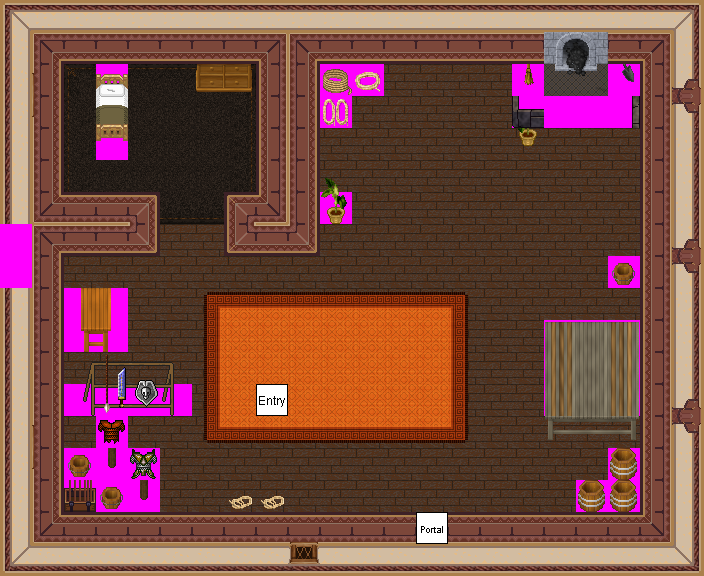

This is a level from a 2D game, rendered from its Tiled map with the project's own tilesets. A one-line summary and the map file follow, with tile-layer data summarised:
An orthogonal 22x18 tile map with 32x32 px tiles, 7 tile layers (Ground, Objects, Above, Walkable, ...), 31 tilesets.

<map version="1.0" orientation="orthogonal" width="22" height="18" tilewidth="32" tileheight="32">
 <tileset firstgid="1" name="building_decoration_fireplace_2" tilewidth="32" tileheight="32">
  <image source="../drawable/building_decoration_fireplace_2.png" width="96" height="96" />
 </tileset>
 <tileset firstgid="10" name="furniture_table_grey_fancy" tilewidth="32" tileheight="32">
  <image source="../drawable/furniture_table_grey_fancy.png" width="96" height="96" />
 </tileset>
 <tileset firstgid="19" name="furniture_table_grey_plain" tilewidth="32" tileheight="32">
  <image source="../drawable/furniture_table_grey_plain.png" width="96" height="96" />
 </tileset>
 <tileset firstgid="28" name="furniture_other_stick" tilewidth="32" tileheight="32">
  <image source="../drawable/furniture_other_stick.png" width="32" height="64" />
 </tileset>
 <tileset firstgid="30" name="item_armor_armor" tilewidth="32" tileheight="32">
  <image source="../drawable/item_armor_armor.png" width="128" height="32" />
 </tileset>
 <tileset firstgid="34" name="logic_portal" tilewidth="32" tileheight="32">
  <image source="../drawable/logic_portal.png" width="256" height="96" />
 </tileset>
 <tileset firstgid="58" name="building_wall_int_wall_dark_red" tilewidth="32" tileheight="32">
  <image source="../drawable/building_wall_int_wall_dark_red.png" width="128" height="128" />
 </tileset>
 <tileset firstgid="74" name="building_wall_int_wall_dark_red_corners" tilewidth="32" tileheight="32">
  <image source="../drawable/building_wall_int_wall_dark_red_corners.png" width="128" height="128" />
 </tileset>
 <tileset firstgid="90" name="building_entrance_dark_red_ns" tilewidth="32" tileheight="32">
  <image source="../drawable/building_entrance_dark_red_ns.png" width="96" height="128" />
 </tileset>
 <tileset firstgid="102" name="building_window_int_windows_dark_red" tilewidth="32" tileheight="32">
  <image source="../drawable/building_window_int_windows_dark_red.png" width="128" height="128" />
 </tileset>
 <tileset firstgid="118" name="item_tools" tilewidth="32" tileheight="32">
  <image source="../drawable/item_tools.png" width="96" height="96" />
 </tileset>
 <tileset firstgid="127" name="item_armor_weapons_for_walls" tilewidth="32" tileheight="32">
  <image source="../drawable/item_armor_weapons_for_walls.png" width="128" height="128" />
 </tileset>
 <tileset firstgid="143" name="furniture_table_table_copper" tilewidth="32" tileheight="32">
  <image source="../drawable/furniture_table_table_copper.png" width="96" height="160" />
 </tileset>
 <tileset firstgid="158" name="item_ropes" tilewidth="32" tileheight="32">
  <image source="../drawable/item_ropes.png" width="64" height="64" />
 </tileset>
 <tileset firstgid="162" name="ground_indoor_floor_tiles" tilewidth="32" tileheight="32">
  <image source="../drawable/ground_indoor_floor_tiles.png" width="96" height="96" />
 </tileset>
 <tileset firstgid="171" name="item_pot_barrel" tilewidth="32" tileheight="32">
  <image source="../drawable/item_pot_barrel.png" width="32" height="64" />
 </tileset>
 <tileset firstgid="173" name="building_wall_int_wall_dark_red_corners_2" tilewidth="32" tileheight="32">
  <image source="../drawable/building_wall_int_wall_dark_red_corners_2.png" width="64" height="128" />
 </tileset>
 <tileset firstgid="181" name="furniture_shelve_small_shelf" tilewidth="32" tileheight="32">
  <image source="../drawable/furniture_shelve_small_shelf.png" width="64" height="128" />
 </tileset>
 <tileset firstgid="189" name="building_decoration_coal_fire" tilewidth="32" tileheight="32">
  <image source="../drawable/building_decoration_coal_fire.png" width="64" height="64" />
 </tileset>
 <tileset firstgid="193" name="furniture_carpet_brown_rug3" tilewidth="32" tileheight="32">
  <image source="../drawable/furniture_carpet_brown_rug3.png" width="96" height="96" />
 </tileset>
 <tileset firstgid="202" name="furniture_light_dark_torch" tilewidth="32" tileheight="32">
  <image source="../drawable/furniture_light_dark_torch.png" width="64" height="128" />
 </tileset>
 <tileset firstgid="210" name="building_decoration_longhorn_skull" tilewidth="32" tileheight="32">
  <image source="../drawable/building_decoration_longhorn_skull.png" width="96" height="64" />
 </tileset>
 <tileset firstgid="216" name="item_documents_book" tilewidth="32" tileheight="32">
  <image source="../drawable/item_documents_book.png" width="64" height="64" />
 </tileset>
 <tileset firstgid="220" name="item_weapon_box_of_weapons" tilewidth="32" tileheight="32">
  <image source="../drawable/item_weapon_box_of_weapons.png" width="32" height="64" />
 </tileset>
 <tileset firstgid="222" name="plant_indoor_potted_plants1" tilewidth="32" tileheight="32">
  <image source="../drawable/plant_indoor_potted_plants1.png" width="96" height="64" />
 </tileset>
 <tileset firstgid="228" name="item_armor_weapons_rack" tilewidth="32" tileheight="32">
  <image source="../drawable/item_armor_weapons_rack.png" width="288" height="64" />
 </tileset>
 <tileset firstgid="246" name="furniture_carpet_orange" tilewidth="32" tileheight="32">
  <image source="../drawable/furniture_carpet_orange.png" width="96" height="96" />
 </tileset>
 <tileset firstgid="255" name="building_window_int_small_windows_dark_red" tilewidth="32" tileheight="32">
  <image source="../drawable/building_window_int_small_windows_dark_red.png" width="128" height="64" />
 </tileset>
 <tileset firstgid="263" name="item_documents_books2" tilewidth="32" tileheight="32">
  <image source="../drawable/item_documents_books2.png" width="64" height="64" />
 </tileset>
 <tileset firstgid="267" name="furniture_bed_single_grey" tilewidth="32" tileheight="32">
  <image source="../drawable/furniture_bed_single_grey.png" width="96" height="96" />
 </tileset>
 <tileset firstgid="276" name="walkable_sentinel" tilewidth="32" tileheight="32">
  <image source="../drawable/walkable_sentinel.png" width="32" height="32" />
 </tileset>
 <layer name="Ground" width="22" height="18">
  <data>[396 cells, 395 non-empty, 11 distinct tile ids]</data>
 </layer>
 <layer name="Objects" width="22" height="18">
  <data>[396 cells, 47 non-empty, 38 distinct tile ids]</data>
 </layer>
 <layer name="Above" width="22" height="18">
  <data>[396 cells, 12 non-empty, 11 distinct tile ids]</data>
 </layer>
 <layer name="Walkable" width="22" height="18">
  <data>[396 cells, 203 non-empty, 1 distinct tile ids]</data>
 </layer>
 <layer name="Objects_stendhal" width="22" height="18">
  <data>[396 cells, 252 non-empty, 77 distinct tile ids]</data>
 </layer>
 <layer name="Above_stendhal" width="22" height="18">
  <data>[396 cells, 2 non-empty, 2 distinct tile ids]</data>
 </layer>
 <layer name="Objects_stendhal2" width="22" height="18">
  <data>[396 cells, 2 non-empty, 2 distinct tile ids]</data>
 </layer>
 <objectgroup name="Mapevents" width="22" height="18" />
 <objectgroup name="Spawn" width="22" height="18" />
 <objectgroup name="Keys" width="22" height="18" />
 <objectgroup name="Replace" width="22" height="18" />
</map>
